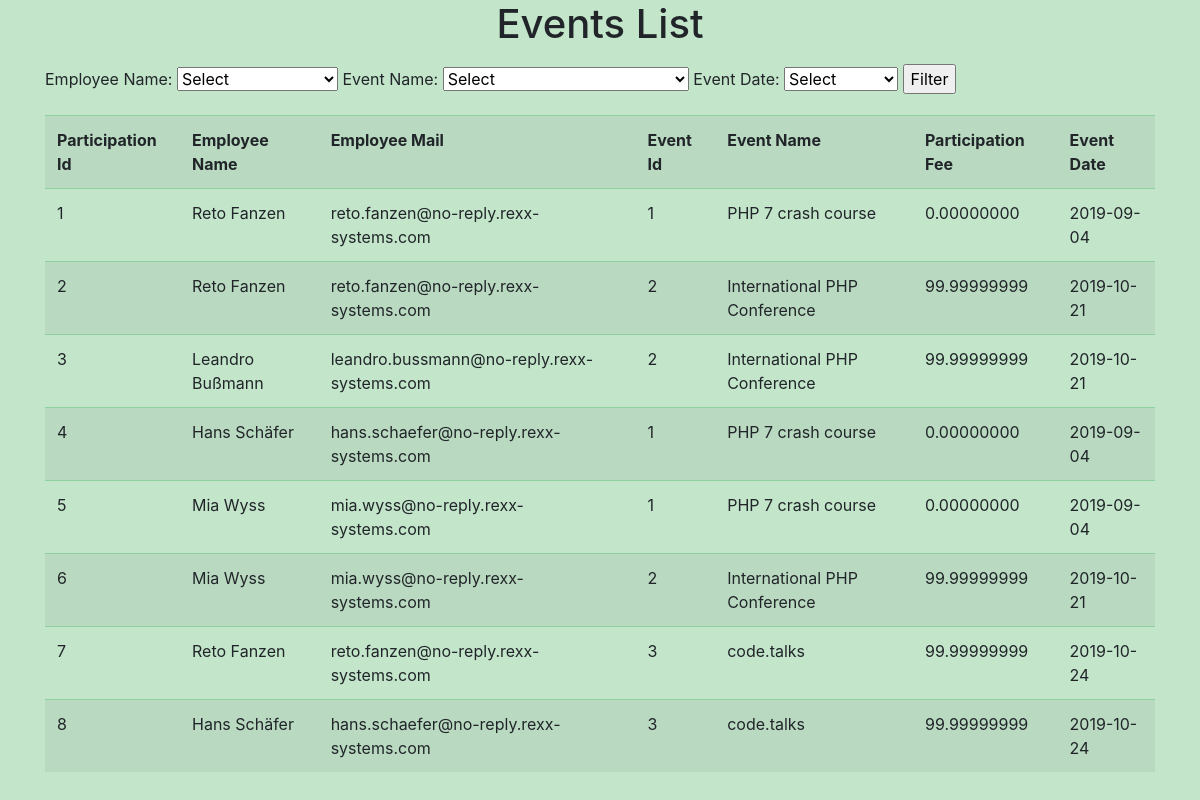
The page / on the database its author committed.
### tables this page shows
CREATE TABLE `events` (
  `id` bigint(200) NOT NULL,
  `participation_id` int(20) DEFAULT NULL,
  `employee_name` varchar(255) DEFAULT NULL,
  `employee_mail` varchar(50) DEFAULT NULL,
  `event_id` int(20) DEFAULT NULL,
  `event_name` varchar(50) DEFAULT NULL,
  `participation_fee` double(10,8) DEFAULT NULL,
  `event_date` date DEFAULT NULL
);

### index.php (the view, shortened to what this page needs)
<?php
if(isset($_POST['filter']))
{
    $emp = $_POST['employee'];
    $event = $_POST['event'];
    $ev_date = $_POST['ev_date'];
    $query = "SELECT * FROM `events` WHERE (employee_name = '$emp'
    OR event_name ='$event'
    OR event_date ='$ev_date')";
    $search_result = filterTable($query);
}
 else {
    $query = "SELECT * FROM `events`";
    $search_result = filterTable($query);
}
function filterTable($query)
{
    $connect = mysqli_connect("localhost", "root", "", "test");
    $filter_Result = mysqli_query($connect, $query);
    return $filter_Result;
}
?>
<!DOCTYPE html>
<html lang="en">
	<head>
		<link rel="stylesheet" href="https://stackpath.bootstrapcdn.com/bootstrap/4.4.1/css/bootstrap.min.css">
		<link rel="stylesheet" href="fontawesome-free/css/all.css">
	</head>
	<body class="table-success">
		<h1 class="text-center">Events List</h1>
		<div class="container mt-3">
			<div class="d-flex mb-2">
				<form action="index.php" method="post">
					<div class="mb-3">
						<label for="employee">Employee Name:</label>
						<select name="employee" id="employee">
							<option value="">Select</option>
						</select>
						<label for="event">Event Name:</label>
						<select name="event" id="event">
							<option value="">Select</option>
						</select>
						<label for="ev_date">Event Date:</label>
						<select name="ev_date" id="ev_date">
							<option value="">Select</option>
						</select>
						<input type="submit" name="filter" value="Filter">
					</div>
					<div>
						<table  class="container table table-striped">
							<tr>
								<th>Participation Id</th>
								<th>Employee Name</th>
								<th>Employee Mail</th>
								<th>Event Id</th>
								<th>Event Name</th>
								<th>Participation Fee</th>
								<th>Event Date</th>
							</tr>
							<?php
								while($row = mysqli_fetch_array($search_result)):
							?>
								<tr>
									<td><?php echo $row['participation_id'] ?></td>
									<td><?php echo $row['employee_name'] ?></td>
									<td><?php echo $row['employee_mail'] ?></td>
									<td><?php echo $row['event_id'] ?></td>
									<td><?php echo $row['event_name'] ?></td>
									<td><?php echo $row['participation_fee'] ?></td>
									<td><?php echo $row['event_date'] ?></td>
								</tr>
							<?php
								endwhile;
							?>
						</table>
					</div>
				</form>
			</div>
		</div>
	</body>
</html>

### rows shown on the page
events: participation "1", employee_name "Reto Fanzen", employee_mail "reto.fanzen@no-reply.rexx-systems.com", event "1", event_name "PHP 7 crash course", participation_fee "0.00000000", event_date "2019-09-04"
events: participation "2", employee_name "Reto Fanzen", employee_mail "reto.fanzen@no-reply.rexx-systems.com", event "2", event_name "International PHP Conference", participation_fee "99.99999999", event_date "2019-10-21"
events: participation "3", employee_name "Leandro Bußmann", employee_mail "leandro.bussmann@no-reply.rexx-systems.com", event "2", event_name "International PHP Conference", participation_fee "99.99999999", event_date "2019-10-21"
events: participation "4", employee_name "Hans Schäfer", employee_mail "hans.schaefer@no-reply.rexx-systems.com", event "1", event_name "PHP 7 crash course", participation_fee "0.00000000", event_date "2019-09-04"
events: participation "5", employee_name "Mia Wyss", employee_mail "mia.wyss@no-reply.rexx-systems.com", event "1", event_name "PHP 7 crash course", participation_fee "0.00000000", event_date "2019-09-04"
events: participation "6", employee_name "Mia Wyss", employee_mail "mia.wyss@no-reply.rexx-systems.com", event "2", event_name "International PHP Conference", participation_fee "99.99999999", event_date "2019-10-21"
events: participation "7", employee_name "Reto Fanzen", employee_mail "reto.fanzen@no-reply.rexx-systems.com", event "3", event_name "code.talks", participation_fee "99.99999999", event_date "2019-10-24"
events: participation "8", employee_name "Hans Schäfer", employee_mail "hans.schaefer@no-reply.rexx-systems.com", event "3", event_name "code.talks", participation_fee "99.99999999", event_date "2019-10-24"
